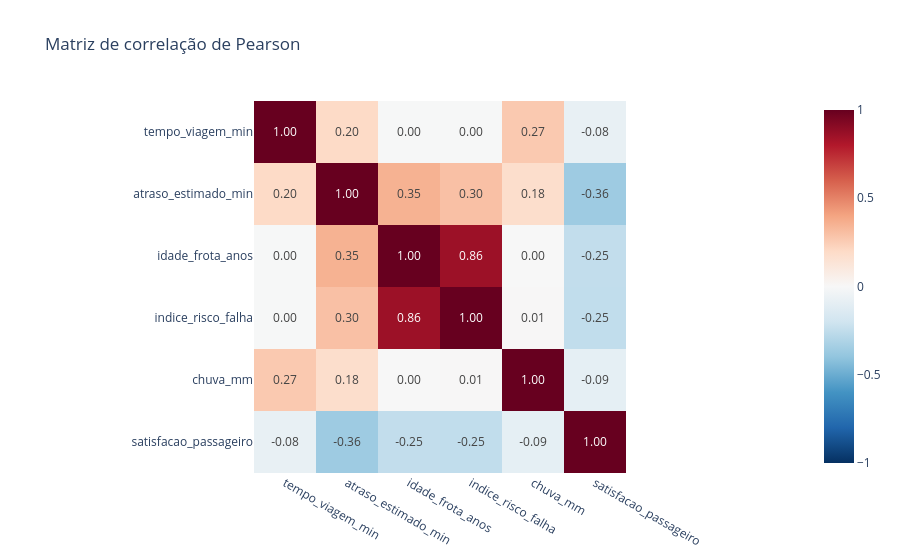

Notebook code cell kept with this figure:
### Markdown cell above
## 5. Correlação

### Code cell
colunas_corr = ["tempo_viagem_min", "atraso_estimado_min", "idade_frota_anos",
                "indice_risco_falha", "chuva_mm", "satisfacao_passageiro"]
corr = df[colunas_corr].corr(method="pearson")

fig = px.imshow(corr, text_auto=".2f", color_continuous_scale="RdBu_r", zmin=-1, zmax=1,
                title="Matriz de correlação de Pearson")
fig.show()

### Figure 1 — Plotly figure (JSON) as saved in the notebook; plotly's stock layout.template omitted (floating-point values rounded to 4 significant figures)
{"data": [{"coloraxis": "coloraxis", "hovertemplate": "x: %{x}<br>y: %{y}<br>color: %{z}<extra></extra>", "name": "0", "texttemplate": "%{z:.2f}", "type": "heatmap", "x": ["tempo_viagem_min", "atraso_estimado_min", "idade_frota_anos", "indice_risco_falha", "chuva_mm", "satisfacao_passageiro"], "xaxis": "x", "y": ["tempo_viagem_min", "atraso_estimado_min", "idade_frota_anos", "indice_risco_falha", "chuva_mm", "satisfacao_passageiro"], "yaxis": "y", "z": [[1.0, 0.2011, -0.004426, -0.0033, 0.2668, -0.078], [0.2011, 1.0, 0.3523, 0.2995, 0.1781, -0.361], [-0.004426, 0.3523, 1.0, 0.8592, 0.001956, -0.2491], [-0.0033, 0.2995, 0.8592, 1.0, 0.005424, -0.2494], [0.2668, 0.1781, 0.001956, 0.005424, 1.0, -0.09238], [-0.078, -0.361, -0.2491, -0.2494, -0.09238, 1.0]]}], "layout": {"coloraxis": {"autocolorscale": false, "cmax": 1, "cmin": -1, "colorscale": [[0, "rgb(5,48,97)"], [0.1, "rgb(33,102,172)"], [0.2, "rgb(67,147,195)"], [0.3, "rgb(146,197,222)"], [0.4, "rgb(209,229,240)"], [0.5, "rgb(247,247,247)"], [0.6, "rgb(253,219,199)"], [0.7, "rgb(244,165,130)"], [0.8, "rgb(214,96,77)"], [0.9, "rgb(178,24,43)"], [1, "rgb(103,0,31)"]]}, "title": {"text": "Matriz de correlação de Pearson"}, "xaxis": {"anchor": "y", "constrain": "domain", "domain": [0, 1], "scaleanchor": "y"}, "yaxis": {"anchor": "x", "autorange": "reversed", "constrain": "domain", "domain": [0, 1]}}}
